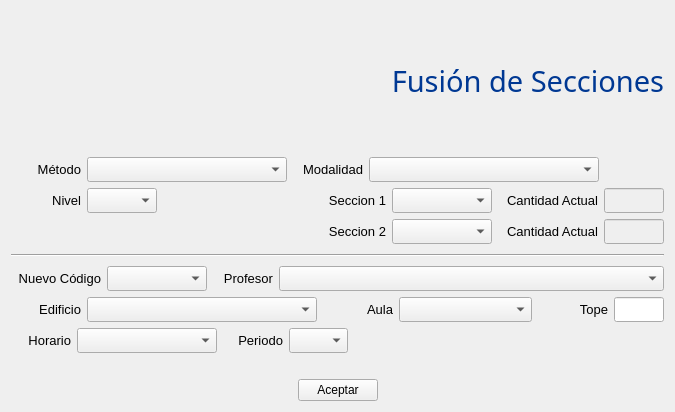
<?xml version="1.0" encoding="UTF-8"?>
<ui version="4.0">
 <class>fusion_secciones</class>
 <widget class="QWidget" name="fusion_secciones">
  <property name="geometry">
   <rect>
    <x>0</x>
    <y>0</y>
    <width>675</width>
    <height>412</height>
   </rect>
  </property>
  <property name="windowTitle">
   <string>CONTROL DE ESTUDIOS</string>
  </property>
  <property name="windowIcon">
   <iconset resource="icons.qrc">
    <normaloff>:/new/prefix1/iconos/esfera48.png</normaloff>:/new/prefix1/iconos/esfera48.png</iconset>
  </property>
  <layout class="QVBoxLayout" name="verticalLayout">
   <item>
    <widget class="QLabel" name="label">
     <property name="font">
      <font>
       <family>Gill Sans MT</family>
       <pointsize>22</pointsize>
       <weight>50</weight>
       <italic>false</italic>
       <bold>false</bold>
      </font>
     </property>
     <property name="styleSheet">
      <string notr="true">font: 22pt &quot;Gill Sans MT&quot;;
color: rgb(00,56,147);</string>
     </property>
     <property name="text">
      <string>Fusión de Secciones</string>
     </property>
     <property name="alignment">
      <set>Qt::AlignRight|Qt::AlignTrailing|Qt::AlignVCenter</set>
     </property>
    </widget>
   </item>
   <item>
    <layout class="QHBoxLayout" name="horizontalLayout">
     <item>
      <widget class="QLabel" name="label_2">
       <property name="minimumSize">
        <size>
         <width>70</width>
         <height>0</height>
        </size>
       </property>
       <property name="maximumSize">
        <size>
         <width>50</width>
         <height>16777215</height>
        </size>
       </property>
       <property name="font">
        <font>
         <family>Segoe UI</family>
         <pointsize>10</pointsize>
        </font>
       </property>
       <property name="text">
        <string>Método</string>
       </property>
       <property name="alignment">
        <set>Qt::AlignRight|Qt::AlignTrailing|Qt::AlignVCenter</set>
       </property>
      </widget>
     </item>
     <item>
      <widget class="QComboBox" name="metodo">
       <property name="minimumSize">
        <size>
         <width>200</width>
         <height>25</height>
        </size>
       </property>
       <property name="font">
        <font>
         <family>Segoe UI</family>
         <pointsize>9</pointsize>
        </font>
       </property>
      </widget>
     </item>
     <item>
      <widget class="QLabel" name="label_15">
       <property name="minimumSize">
        <size>
         <width>70</width>
         <height>0</height>
        </size>
       </property>
       <property name="font">
        <font>
         <family>Segoe UI</family>
         <pointsize>10</pointsize>
        </font>
       </property>
       <property name="text">
        <string>Modalidad</string>
       </property>
       <property name="alignment">
        <set>Qt::AlignRight|Qt::AlignTrailing|Qt::AlignVCenter</set>
       </property>
      </widget>
     </item>
     <item>
      <widget class="QComboBox" name="modalidad">
       <property name="minimumSize">
        <size>
         <width>230</width>
         <height>25</height>
        </size>
       </property>
       <property name="font">
        <font>
         <family>Segoe UI</family>
         <pointsize>9</pointsize>
        </font>
       </property>
      </widget>
     </item>
     <item>
      <spacer name="horizontalSpacer_5">
       <property name="orientation">
        <enum>Qt::Horizontal</enum>
       </property>
       <property name="sizeHint" stdset="0">
        <size>
         <width>40</width>
         <height>20</height>
        </size>
       </property>
      </spacer>
     </item>
    </layout>
   </item>
   <item>
    <layout class="QHBoxLayout" name="horizontalLayout_2">
     <item>
      <widget class="QLabel" name="label_3">
       <property name="minimumSize">
        <size>
         <width>70</width>
         <height>0</height>
        </size>
       </property>
       <property name="maximumSize">
        <size>
         <width>45</width>
         <height>16777215</height>
        </size>
       </property>
       <property name="font">
        <font>
         <family>Segoe UI</family>
         <pointsize>10</pointsize>
        </font>
       </property>
       <property name="text">
        <string>Nivel</string>
       </property>
       <property name="alignment">
        <set>Qt::AlignRight|Qt::AlignTrailing|Qt::AlignVCenter</set>
       </property>
      </widget>
     </item>
     <item>
      <widget class="QComboBox" name="nivel">
       <property name="minimumSize">
        <size>
         <width>0</width>
         <height>25</height>
        </size>
       </property>
       <property name="maximumSize">
        <size>
         <width>70</width>
         <height>16777215</height>
        </size>
       </property>
       <property name="font">
        <font>
         <family>Segoe UI</family>
         <pointsize>9</pointsize>
        </font>
       </property>
      </widget>
     </item>
     <item>
      <spacer name="horizontalSpacer_3">
       <property name="orientation">
        <enum>Qt::Horizontal</enum>
       </property>
       <property name="sizeHint" stdset="0">
        <size>
         <width>40</width>
         <height>20</height>
        </size>
       </property>
      </spacer>
     </item>
     <item>
      <widget class="QLabel" name="label_4">
       <property name="minimumSize">
        <size>
         <width>70</width>
         <height>0</height>
        </size>
       </property>
       <property name="font">
        <font>
         <family>Segoe UI</family>
         <pointsize>10</pointsize>
        </font>
       </property>
       <property name="text">
        <string>Seccion 1</string>
       </property>
       <property name="alignment">
        <set>Qt::AlignRight|Qt::AlignTrailing|Qt::AlignVCenter</set>
       </property>
      </widget>
     </item>
     <item>
      <widget class="QComboBox" name="seccion1">
       <property name="minimumSize">
        <size>
         <width>100</width>
         <height>25</height>
        </size>
       </property>
       <property name="font">
        <font>
         <family>Segoe UI</family>
         <pointsize>9</pointsize>
        </font>
       </property>
      </widget>
     </item>
     <item>
      <widget class="QLabel" name="label_6">
       <property name="minimumSize">
        <size>
         <width>100</width>
         <height>0</height>
        </size>
       </property>
       <property name="font">
        <font>
         <family>Segoe UI</family>
         <pointsize>10</pointsize>
        </font>
       </property>
       <property name="text">
        <string>Cantidad Actual</string>
       </property>
       <property name="alignment">
        <set>Qt::AlignRight|Qt::AlignTrailing|Qt::AlignVCenter</set>
       </property>
      </widget>
     </item>
     <item>
      <widget class="QLineEdit" name="cantidad1">
       <property name="enabled">
        <bool>false</bool>
       </property>
       <property name="minimumSize">
        <size>
         <width>0</width>
         <height>25</height>
        </size>
       </property>
       <property name="maximumSize">
        <size>
         <width>60</width>
         <height>16777215</height>
        </size>
       </property>
       <property name="font">
        <font>
         <family>Segoe UI</family>
         <pointsize>9</pointsize>
        </font>
       </property>
      </widget>
     </item>
    </layout>
   </item>
   <item>
    <layout class="QHBoxLayout" name="horizontalLayout_3">
     <item>
      <spacer name="horizontalSpacer_4">
       <property name="orientation">
        <enum>Qt::Horizontal</enum>
       </property>
       <property name="sizeHint" stdset="0">
        <size>
         <width>40</width>
         <height>20</height>
        </size>
       </property>
      </spacer>
     </item>
     <item>
      <widget class="QLabel" name="label_5">
       <property name="minimumSize">
        <size>
         <width>70</width>
         <height>0</height>
        </size>
       </property>
       <property name="font">
        <font>
         <family>Segoe UI</family>
         <pointsize>10</pointsize>
        </font>
       </property>
       <property name="text">
        <string>Seccion 2</string>
       </property>
       <property name="alignment">
        <set>Qt::AlignRight|Qt::AlignTrailing|Qt::AlignVCenter</set>
       </property>
      </widget>
     </item>
     <item>
      <widget class="QComboBox" name="seccion2">
       <property name="minimumSize">
        <size>
         <width>100</width>
         <height>25</height>
        </size>
       </property>
       <property name="font">
        <font>
         <family>Segoe UI</family>
         <pointsize>9</pointsize>
        </font>
       </property>
      </widget>
     </item>
     <item>
      <widget class="QLabel" name="label_7">
       <property name="minimumSize">
        <size>
         <width>100</width>
         <height>0</height>
        </size>
       </property>
       <property name="font">
        <font>
         <family>Segoe UI</family>
         <pointsize>10</pointsize>
        </font>
       </property>
       <property name="mouseTracking">
        <bool>true</bool>
       </property>
       <property name="text">
        <string>Cantidad Actual</string>
       </property>
       <property name="alignment">
        <set>Qt::AlignRight|Qt::AlignTrailing|Qt::AlignVCenter</set>
       </property>
      </widget>
     </item>
     <item>
      <widget class="QLineEdit" name="cantidad2">
       <property name="enabled">
        <bool>false</bool>
       </property>
       <property name="minimumSize">
        <size>
         <width>0</width>
         <height>25</height>
        </size>
       </property>
       <property name="maximumSize">
        <size>
         <width>60</width>
         <height>16777215</height>
        </size>
       </property>
       <property name="font">
        <font>
         <family>Segoe UI</family>
         <pointsize>9</pointsize>
        </font>
       </property>
      </widget>
     </item>
    </layout>
   </item>
   <item>
    <widget class="Line" name="line">
     <property name="maximumSize">
      <size>
       <width>16777215</width>
       <height>10</height>
      </size>
     </property>
     <property name="orientation">
      <enum>Qt::Horizontal</enum>
     </property>
    </widget>
   </item>
   <item>
    <layout class="QHBoxLayout" name="horizontalLayout_4">
     <item>
      <widget class="QLabel" name="label_8">
       <property name="maximumSize">
        <size>
         <width>90</width>
         <height>16777215</height>
        </size>
       </property>
       <property name="font">
        <font>
         <family>Segoe UI</family>
         <pointsize>10</pointsize>
        </font>
       </property>
       <property name="text">
        <string>Nuevo Código</string>
       </property>
       <property name="alignment">
        <set>Qt::AlignRight|Qt::AlignTrailing|Qt::AlignVCenter</set>
       </property>
      </widget>
     </item>
     <item>
      <widget class="QComboBox" name="nueva_seccion">
       <property name="minimumSize">
        <size>
         <width>0</width>
         <height>25</height>
        </size>
       </property>
       <property name="maximumSize">
        <size>
         <width>100</width>
         <height>16777215</height>
        </size>
       </property>
       <property name="font">
        <font>
         <family>Segoe UI</family>
         <pointsize>9</pointsize>
        </font>
       </property>
      </widget>
     </item>
     <item>
      <widget class="QLabel" name="label_9">
       <property name="minimumSize">
        <size>
         <width>60</width>
         <height>0</height>
        </size>
       </property>
       <property name="maximumSize">
        <size>
         <width>60</width>
         <height>16777215</height>
        </size>
       </property>
       <property name="font">
        <font>
         <family>Segoe UI</family>
         <pointsize>10</pointsize>
        </font>
       </property>
       <property name="mouseTracking">
        <bool>true</bool>
       </property>
       <property name="text">
        <string>Profesor</string>
       </property>
       <property name="alignment">
        <set>Qt::AlignRight|Qt::AlignTrailing|Qt::AlignVCenter</set>
       </property>
      </widget>
     </item>
     <item>
      <widget class="QComboBox" name="profesor">
       <property name="minimumSize">
        <size>
         <width>190</width>
         <height>25</height>
        </size>
       </property>
       <property name="font">
        <font>
         <family>Segoe UI</family>
         <pointsize>9</pointsize>
        </font>
       </property>
      </widget>
     </item>
    </layout>
   </item>
   <item>
    <layout class="QHBoxLayout" name="horizontalLayout_5">
     <item>
      <widget class="QLabel" name="label_10">
       <property name="minimumSize">
        <size>
         <width>70</width>
         <height>0</height>
        </size>
       </property>
       <property name="maximumSize">
        <size>
         <width>70</width>
         <height>16777215</height>
        </size>
       </property>
       <property name="font">
        <font>
         <family>Segoe UI</family>
         <pointsize>10</pointsize>
        </font>
       </property>
       <property name="text">
        <string>Edificio</string>
       </property>
       <property name="alignment">
        <set>Qt::AlignRight|Qt::AlignTrailing|Qt::AlignVCenter</set>
       </property>
      </widget>
     </item>
     <item>
      <widget class="QComboBox" name="edif">
       <property name="minimumSize">
        <size>
         <width>230</width>
         <height>25</height>
        </size>
       </property>
       <property name="font">
        <font>
         <family>Segoe UI</family>
         <pointsize>9</pointsize>
        </font>
       </property>
      </widget>
     </item>
     <item>
      <widget class="QLabel" name="label_11">
       <property name="minimumSize">
        <size>
         <width>70</width>
         <height>0</height>
        </size>
       </property>
       <property name="maximumSize">
        <size>
         <width>45</width>
         <height>16777215</height>
        </size>
       </property>
       <property name="font">
        <font>
         <family>Segoe UI</family>
         <pointsize>10</pointsize>
        </font>
       </property>
       <property name="text">
        <string>Aula</string>
       </property>
       <property name="alignment">
        <set>Qt::AlignRight|Qt::AlignTrailing|Qt::AlignVCenter</set>
       </property>
      </widget>
     </item>
     <item>
      <widget class="QComboBox" name="aula">
       <property name="minimumSize">
        <size>
         <width>120</width>
         <height>25</height>
        </size>
       </property>
       <property name="font">
        <font>
         <family>Segoe UI</family>
         <pointsize>9</pointsize>
        </font>
       </property>
      </widget>
     </item>
     <item>
      <widget class="QLabel" name="label_13">
       <property name="minimumSize">
        <size>
         <width>70</width>
         <height>0</height>
        </size>
       </property>
       <property name="maximumSize">
        <size>
         <width>50</width>
         <height>16777215</height>
        </size>
       </property>
       <property name="font">
        <font>
         <family>Segoe UI</family>
         <pointsize>10</pointsize>
        </font>
       </property>
       <property name="text">
        <string>Tope</string>
       </property>
       <property name="alignment">
        <set>Qt::AlignRight|Qt::AlignTrailing|Qt::AlignVCenter</set>
       </property>
      </widget>
     </item>
     <item>
      <widget class="QLineEdit" name="tope">
       <property name="minimumSize">
        <size>
         <width>50</width>
         <height>25</height>
        </size>
       </property>
       <property name="maximumSize">
        <size>
         <width>50</width>
         <height>16777215</height>
        </size>
       </property>
       <property name="font">
        <font>
         <family>Segoe UI</family>
         <pointsize>9</pointsize>
        </font>
       </property>
      </widget>
     </item>
    </layout>
   </item>
   <item>
    <layout class="QHBoxLayout" name="horizontalLayout_7">
     <item>
      <widget class="QLabel" name="label_12">
       <property name="minimumSize">
        <size>
         <width>60</width>
         <height>0</height>
        </size>
       </property>
       <property name="maximumSize">
        <size>
         <width>70</width>
         <height>16777215</height>
        </size>
       </property>
       <property name="font">
        <font>
         <family>Segoe UI</family>
         <pointsize>10</pointsize>
        </font>
       </property>
       <property name="text">
        <string>Horario</string>
       </property>
       <property name="alignment">
        <set>Qt::AlignRight|Qt::AlignTrailing|Qt::AlignVCenter</set>
       </property>
      </widget>
     </item>
     <item>
      <widget class="QComboBox" name="horario">
       <property name="minimumSize">
        <size>
         <width>140</width>
         <height>25</height>
        </size>
       </property>
       <property name="font">
        <font>
         <family>Segoe UI</family>
         <pointsize>9</pointsize>
        </font>
       </property>
      </widget>
     </item>
     <item>
      <widget class="QLabel" name="label_14">
       <property name="minimumSize">
        <size>
         <width>60</width>
         <height>0</height>
        </size>
       </property>
       <property name="maximumSize">
        <size>
         <width>70</width>
         <height>16777215</height>
        </size>
       </property>
       <property name="font">
        <font>
         <family>Segoe UI</family>
         <pointsize>10</pointsize>
        </font>
       </property>
       <property name="text">
        <string>Periodo</string>
       </property>
       <property name="alignment">
        <set>Qt::AlignRight|Qt::AlignTrailing|Qt::AlignVCenter</set>
       </property>
      </widget>
     </item>
     <item>
      <widget class="QComboBox" name="periodo">
       <property name="minimumSize">
        <size>
         <width>0</width>
         <height>25</height>
        </size>
       </property>
       <property name="maximumSize">
        <size>
         <width>59</width>
         <height>16777215</height>
        </size>
       </property>
      </widget>
     </item>
     <item>
      <spacer name="horizontalSpacer_6">
       <property name="orientation">
        <enum>Qt::Horizontal</enum>
       </property>
       <property name="sizeHint" stdset="0">
        <size>
         <width>40</width>
         <height>20</height>
        </size>
       </property>
      </spacer>
     </item>
    </layout>
   </item>
   <item>
    <spacer name="verticalSpacer">
     <property name="orientation">
      <enum>Qt::Vertical</enum>
     </property>
     <property name="sizeType">
      <enum>QSizePolicy::Fixed</enum>
     </property>
     <property name="sizeHint" stdset="0">
      <size>
       <width>20</width>
       <height>20</height>
      </size>
     </property>
    </spacer>
   </item>
   <item>
    <layout class="QHBoxLayout" name="horizontalLayout_6">
     <item>
      <spacer name="horizontalSpacer_2">
       <property name="orientation">
        <enum>Qt::Horizontal</enum>
       </property>
       <property name="sizeHint" stdset="0">
        <size>
         <width>40</width>
         <height>20</height>
        </size>
       </property>
      </spacer>
     </item>
     <item>
      <widget class="QPushButton" name="aceptar">
       <property name="font">
        <font>
         <family>Segoe UI</family>
         <pointsize>9</pointsize>
        </font>
       </property>
       <property name="text">
        <string>Aceptar</string>
       </property>
      </widget>
     </item>
     <item>
      <spacer name="horizontalSpacer">
       <property name="orientation">
        <enum>Qt::Horizontal</enum>
       </property>
       <property name="sizeHint" stdset="0">
        <size>
         <width>40</width>
         <height>20</height>
        </size>
       </property>
      </spacer>
     </item>
    </layout>
   </item>
  </layout>
 </widget>
 <resources>
  <include location="icons.qrc"/>
 </resources>
 <connections/>
</ui>
